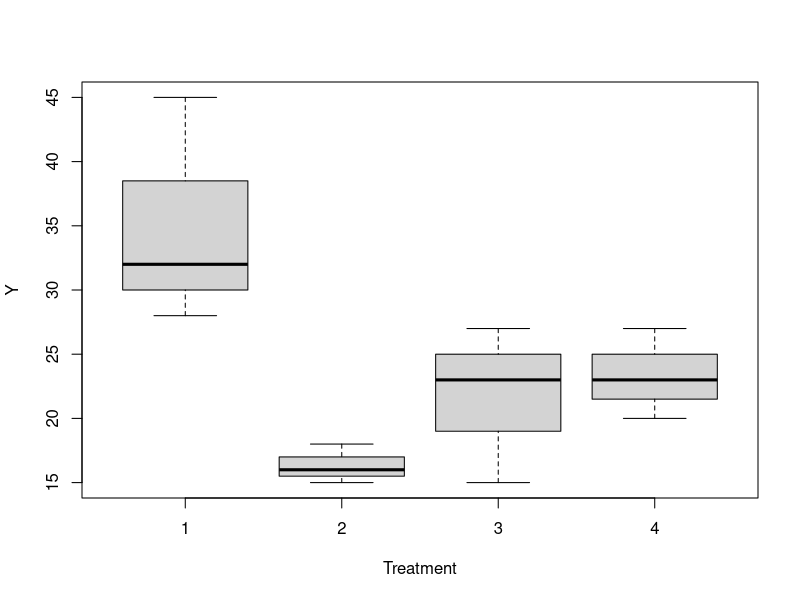
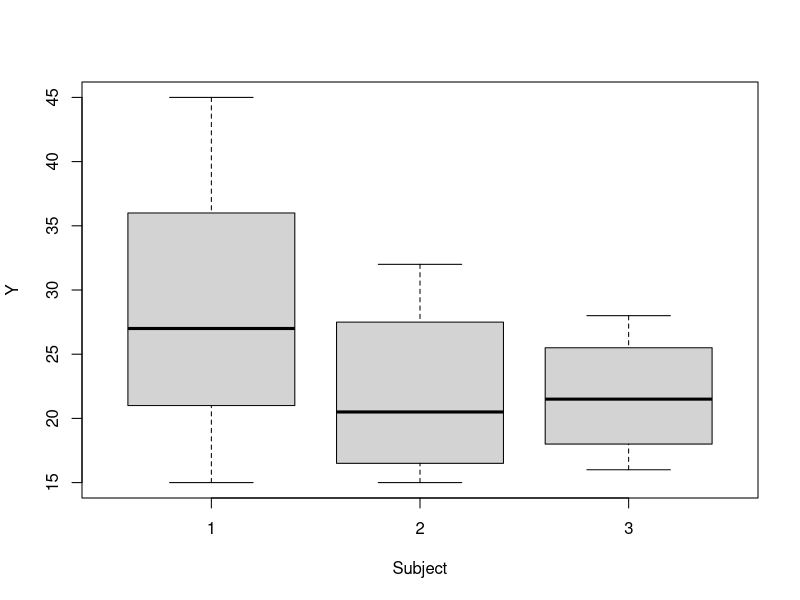
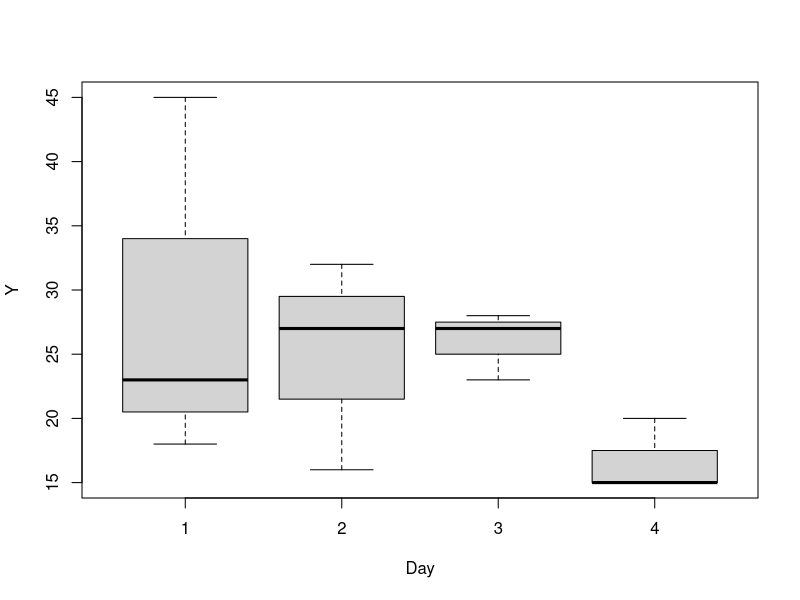
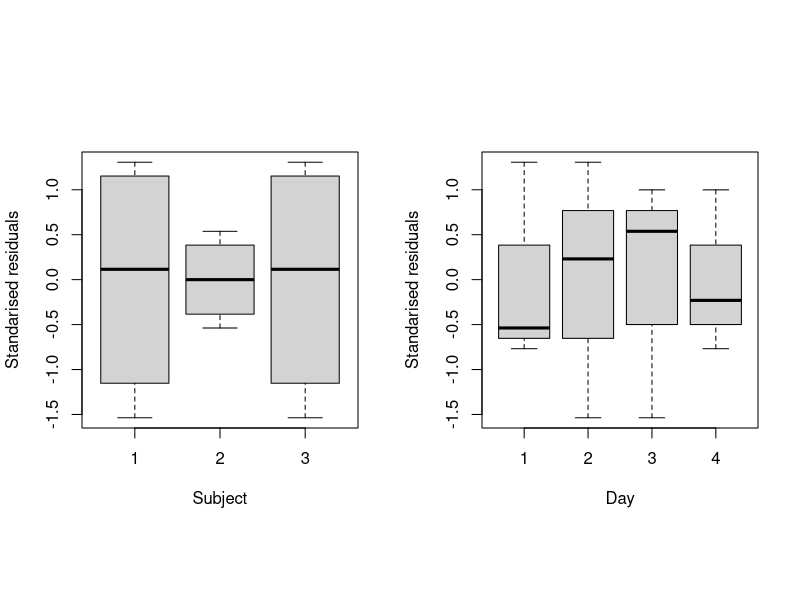
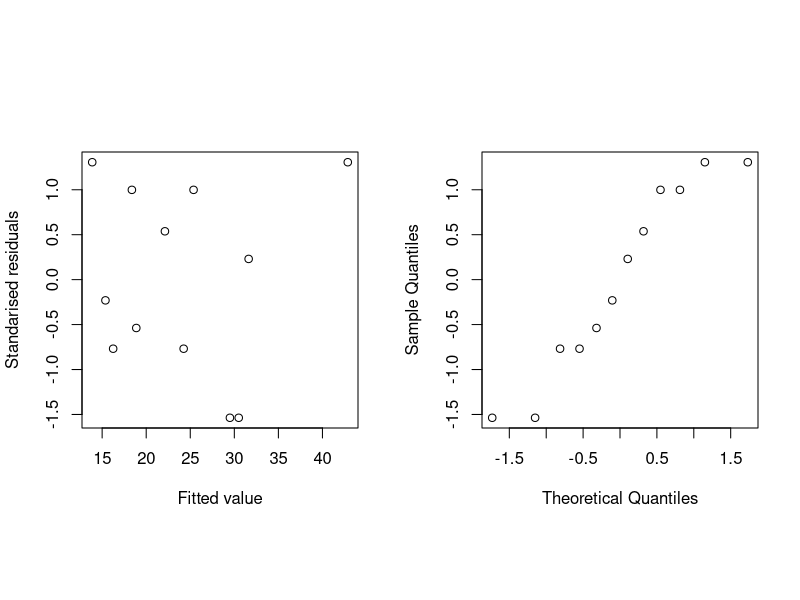

These charts were generated, in order, by the following R code:
## ---- chunk 1
#Setting up enviroment
library(tidyverse)
exercise <- data.frame(
 Subject = rep(1:3, rep(4, 3)),
 Day = rep(1:4, 3),
 Treatment = c(1, 4, 3, 2, 2, 1, 4, 3, 3, 2, 1, 4),
 Y = c(45, 27, 27, 15, 18, 32, 23, 15, 23, 16, 28, 20)
)

exercise <- exercise%>%
  mutate(Subject = factor(Subject,levels = c(1:3),labels=c(1:3)),
         Day = factor(Day, levels=c(1:4), labels=c(1:4)),
         Treatment = factor(Treatment, levels=c(1:4),labels=c(1:4)))

head(exercise)
## ---- chunk 2
aggregate(Y~Treatment,data=exercise,
          FUN = function(x) c(mean = mean(x), sd = sd(x)))
aggregate(Y~Subject,data=exercise,
          FUN = function(x) c(mean = mean(x), sd = sd(x)))
aggregate(Y~Day,data=exercise,
          FUN = function(x) c(mean = mean(x), sd = sd(x)))
#aggregate(Y~Subject,data=exercise,FUN = mean)
#aggregate(Y~Day,data=exercise,FUN = mean)

#plots
boxplot(Y ~ Treatment,data=exercise)
boxplot(Y ~ Subject,data=exercise)
boxplot(Y ~ Day,data=exercise)
## ---- chunk 3
#creating model
exercise.lm <- lm(Y ~ Day+Subject+Treatment,data=exercise)
anova(exercise.lm)
## ---- chunk 4
#Investigating pairwise differences
exercise.emm <- emmeans::emmeans(exercise.lm, ~ Treatment)
pairs(exercise.emm)
## ---- chunk 5
#residual plots
standres <- rstandard(exercise.lm)
fitted <- fitted(exercise.lm)
par(mfrow = c(1, 2), pty = "s")
with(exercise, {
  plot(Subject, standres, xlab = "Subject", ylab = "Standarised residuals")
  plot(Day, standres, xlab = "Day", ylab = "Standarised residuals")
 par(mfrow = c(1, 2), pty = "s") 
  plot(fitted, standres, xlab = "Fitted value", ylab = "Standarised residuals")
})

par(pty = "s")
qqnorm(standres, main = "")

## ---- chunk 6
#Adding variables of two level factors
exercise <- exercise%>%
  mutate(Duration=ifelse(Treatment==1,1,ifelse(Treatment==2,1,3)),
         Speed=ifelse(Treatment==1,40,ifelse(Treatment==3,40,60)),
         Pedal=ifelse(Treatment==1,"hand",ifelse(Treatment==4,"hand","foot")),
         Duration= factor(Duration,levels=c(1,3),labels=c(1,3)),
         Speed=factor(Speed,levels=c(40,60),labels=c(40,60)),
         Pedal=factor(Pedal,levels=c("hand","foot"),labels=c("hand","foot")))

exercise_contrast <- exercise%>%
  mutate(Duration = ifelse(Duration==1,-1,1),
         Speed = ifelse(Speed==40,-1,1),
         Pedal = ifelse(Pedal=="hand",-1,1))
## ---- chunk 7
#note can't include interations due to not observations
fact.lm <- lm(Y ~ Subject + Day + Duration +Speed + Pedal, data = exercise_contrast)
anova(fact.lm)

# #testing against models without factor (same as the anova test above but just doing explictly)
# 
# fact.lm.1 <- lm(Y ~ Subject + Day + Speed + Pedal, data = exercise_contrast)
# fact.lm.2 <- lm(Y ~ Subject + Day + Duration + Pedal, data = exercise_contrast)
# fact.lm.3 <- lm(Y ~ Subject + Day + Duration + Speed, data = exercise_contrast)
# 
# anova(fact.lm, fact.lm.1)
# anova(fact.lm, fact.lm.2)
# anova(fact.lm, fact.lm.3)


 # exercise.2.emm <- emmeans::emmeans(fact.lm, ~ Speed+Duration)
 # pairs(exercise.2.emm)
## ---- chunk 8
fact.npedal.lm <- lm(Y ~Subject + Day + Duration+Speed+Duration:Speed, data = exercise_contrast)
coef(fact.npedal.lm)

fact.nspeed.lm <- lm(Y ~Subject + Day + Duration+Pedal+Duration:Pedal, data = exercise_contrast)
coef(fact.nspeed.lm)

fact.nduration.lm <- lm(Y ~Subject + Day + Pedal+Speed+Pedal:Speed, data = exercise_contrast)
coef(fact.nduration.lm)
## ---- chunk 9
## Extra stuff :P

#following code from section 5
X <- model.matrix( ~ Subject + Day + (Duration+Speed+Pedal)^3, data = exercise_contrast)
#note that there are 12 different blocks (3*4=12) and each one occurs once

#Defined hand as the low level, speed=40 as low level and duration=1 as low level
#all low levels of factor coded as -1 and all high levels as +1
main_effect_contrasts <- matrix(c(-1,-1,-1,
                                  1,1,-1,
                                  1,-1,1,
                                  -1,1,1,
                                  -1,1,1,
                                  -1,-1,-1,
                                  1,1,-1,
                                  1,-1,1,
                                  1,-1,1,
                                  -1,1,1,
                                  -1,-1,-1,
                                  1,1,-1)/6,c(12,3),byrow=T)
#Each column is the main effect contrast for duration, speed and pedal respectively

t(as.matrix(main_effect_contrasts)) %*% exercise$Y
